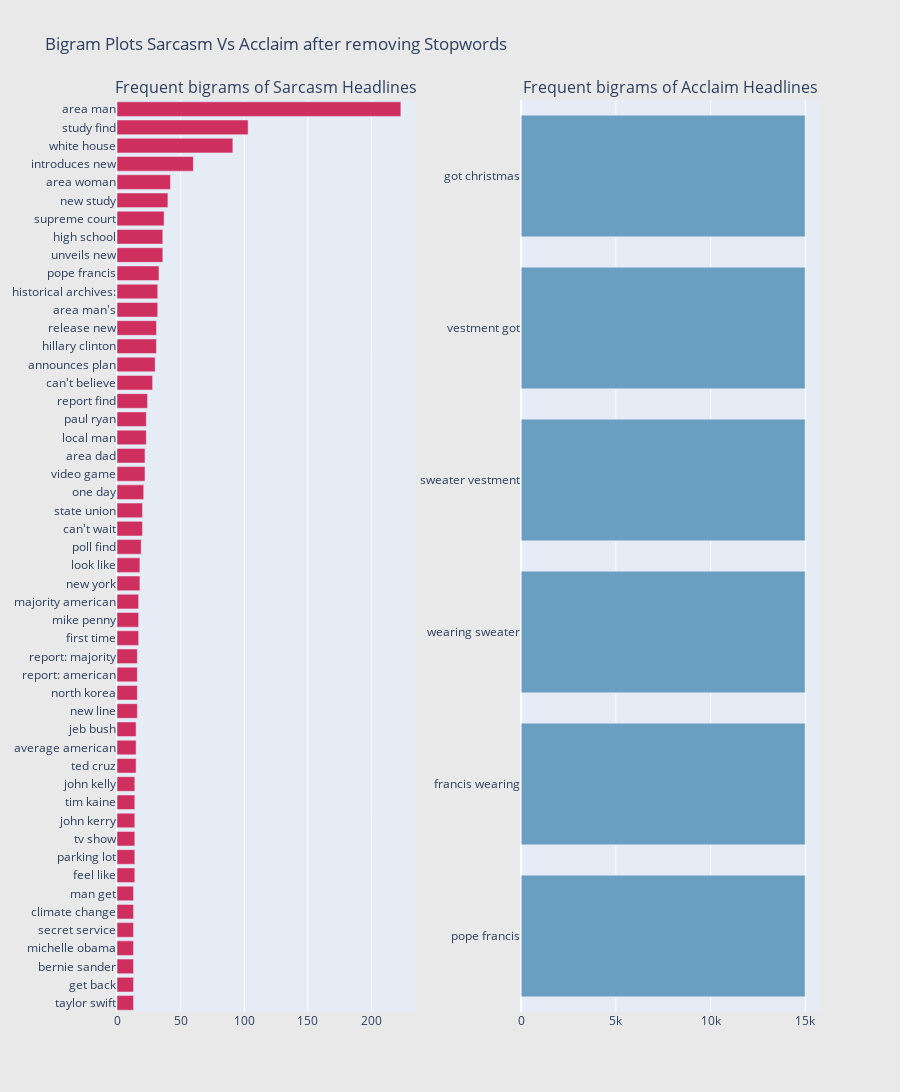

This figure's notebook cell:
### Markdown cell above
**N-grams**

### Code cell
sar_wost_lem_df = pd.DataFrame({'sarcasm':sar_wost_lem})
acc_wost_lem_df = pd.DataFrame({'acclaim':acc_wost_lem})

# Custom function for ngram generation.
def generate_ngrams(text, n_gram=1):
    ngrams = zip(*[text[i:] for i in range(n_gram)])
    return [" ".join(ngram) for ngram in ngrams]

# Custom function for horizontal bar chart.
def horizontal_bar_chart(df, color):
    trace = go.Bar(
        y=df["word"].values[::-1],
        x=df["wordcount"].values[::-1],
        showlegend=False,
        orientation = 'h',
        marker=dict(
            color=color,
        ),
    )
    return trace

# Plotting the Bigram plot.
freq_dict = defaultdict(int)
for sent in sar_wost_lem_df["sarcasm"]:
    for word in generate_ngrams(sent,2):
        freq_dict[word] += 1
fd_sorted = pd.DataFrame(sorted(freq_dict.items(), key=lambda x: x[1])[::-1])
fd_sorted.columns = ["word", "wordcount"]
sar_2 = horizontal_bar_chart(fd_sorted.head(50), '#CF2F5F')


freq_dict = defaultdict(int)
for sent in acc_wost_lem_df["acclaim"]:
    for word in generate_ngrams(sent,2):
        freq_dict[word] += 1
fd_sorted = pd.DataFrame(sorted(freq_dict.items(), key=lambda x: x[1])[::-1])
fd_sorted.columns = ["word", "wordcount"]
acc_2 = horizontal_bar_chart(fd_sorted.head(50), '#6B9FC2')

# Creating two subplots.
fig = tools.make_subplots(rows=1, cols=2, vertical_spacing=0.04,horizontal_spacing=0.15,
                          subplot_titles=["Frequent bigrams of Sarcasm Headlines", 
                                          "Frequent bigrams of Acclaim Headlines"])
fig.append_trace(sar_2, 1, 1)
fig.append_trace(acc_2, 1, 2)
fig['layout'].update(height=1200, width=900, paper_bgcolor='rgb(233,233,233)', title="Bigram Plots Sarcasm Vs Acclaim after removing Stopwords")
iplot(fig, filename='word-plots')

### Figure 1 — Plotly figure (JSON) as saved in the notebook; plotly's stock layout.template omitted (floating-point values rounded to 4 significant figures)
{"data": [{"marker": {"color": "#CF2F5F"}, "orientation": "h", "showlegend": false, "type": "bar", "x": [13, 13, 13, 13, 13, 13, 13, 14, 14, 14, 14, 14, 14, 15, 15, 15, 16, 16, 16, 16, 17, 17, 17, 18, 18, 19, 20, 20, 21, 22, 22, 23, 23, 24, 28, 30, 31, 31, 32, 32, 33, 36, 36, 37, 40, 42, 60, 91, 103, 223], "xaxis": "x", "y": ["taylor swift", "get back", "bernie sander", "michelle obama", "secret service", "climate change", "man get", "feel like", "parking lot", "tv show", "john kerry", "tim kaine", "john kelly", "ted cruz", "average american", "jeb bush", "new line", "north korea", "report: american", "report: majority", "first time", "mike penny", "majority american", "new york", "look like", "poll find", "can't wait", "state union", "one day", "video game", "area dad", "local man", "paul ryan", "report find", "can't believe", "announces plan", "hillary clinton", "release new", "area man's", "historical archives:", "pope francis", "unveils new", "high school", "supreme court", "new study", "area woman", "introduces new", "white house", "study find", "area man"], "yaxis": "y"}, {"marker": {"color": "#6B9FC2"}, "orientation": "h", "showlegend": false, "type": "bar", "x": [14985, 14985, 14985, 14985, 14985, 14985], "xaxis": "x2", "y": ["pope francis", "francis wearing", "wearing sweater", "sweater vestment", "vestment got", "got christmas"], "yaxis": "y2"}], "layout": {"annotations": [{"font": {"size": 16}, "showarrow": false, "text": "Frequent bigrams of Sarcasm Headlines", "x": 0.2125, "xanchor": "center", "xref": "paper", "y": 1, "yanchor": "bottom", "yref": "paper"}, {"font": {"size": 16}, "showarrow": false, "text": "Frequent bigrams of Acclaim Headlines", "x": 0.7875, "xanchor": "center", "xref": "paper", "y": 1, "yanchor": "bottom", "yref": "paper"}], "height": 1200, "paper_bgcolor": "rgb(233,233,233)", "title": {"text": "Bigram Plots Sarcasm Vs Acclaim after removing Stopwords"}, "width": 900, "xaxis": {"anchor": "y", "domain": [0, 0.425]}, "xaxis2": {"anchor": "y2", "domain": [0.575, 1]}, "yaxis": {"anchor": "x", "domain": [0, 1]}, "yaxis2": {"anchor": "x2", "domain": [0, 1]}}}
